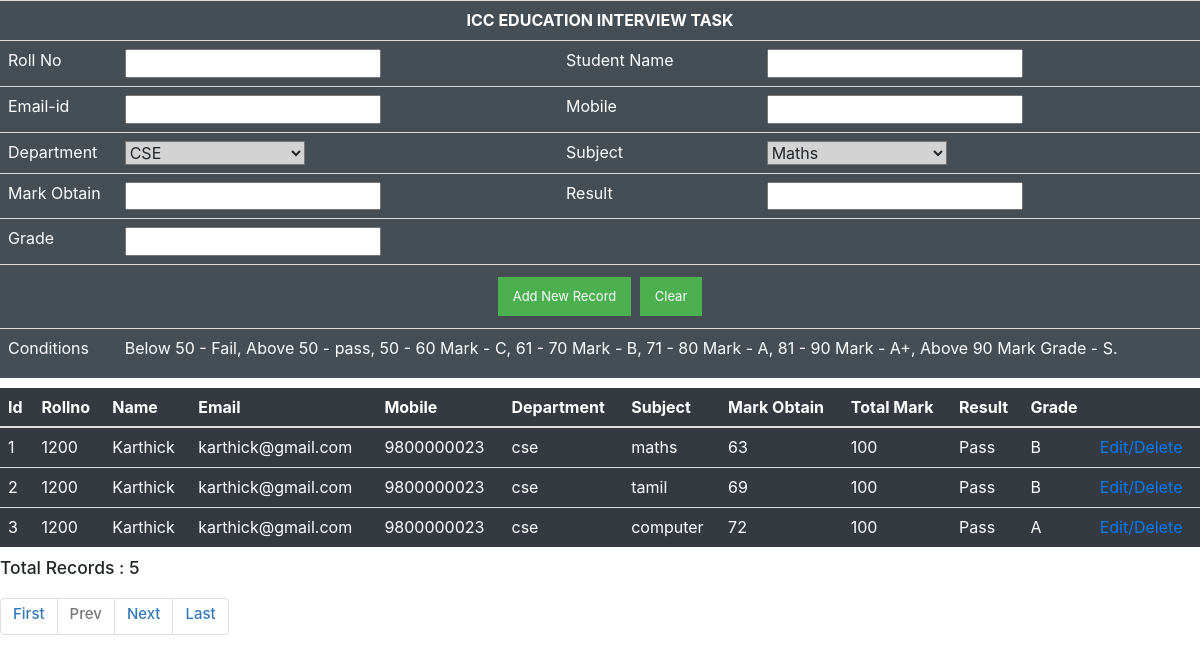
The page / on the database its author committed.
### tables this page shows
CREATE TABLE `students` (
  `id` int(10) NOT NULL AUTO_INCREMENT,
  `rollno` int(10) DEFAULT NULL,
  `name` varchar(100) DEFAULT NULL,
  `email` varchar(100) DEFAULT NULL,
  `mobile` varchar(100) DEFAULT NULL,
  `dept` varchar(100) DEFAULT NULL,
  PRIMARY KEY (`id`)
);

CREATE TABLE `results` (
  `id` int(10) NOT NULL AUTO_INCREMENT,
  `rollno` int(10) DEFAULT NULL,
  `subject` varchar(100) DEFAULT NULL,
  `total_mark` int(10) DEFAULT NULL,
  `mark_obtain` int(10) DEFAULT NULL,
  `result` varchar(10) DEFAULT NULL,
  `grade` varchar(100) DEFAULT NULL,
  PRIMARY KEY (`id`)
);

### index.php (the view, shortened to what this page needs)
<html>
<head>
    <link rel="stylesheet" href="https://maxcdn.bootstrapcdn.com/bootstrap/3.3.7/css/bootstrap.min.css">
<link rel="stylesheet" href="https://stackpath.bootstrapcdn.com/bootstrap/4.5.2/css/bootstrap.min.css">
<link rel="stylesheet" href="https://maxcdn.bootstrapcdn.com/font-awesome/4.7.0/css/font-awesome.min.css">
</head>
<body>
    <?php
		include 'new.php';
        if (isset($_GET['pageno'])) {
            $pageno = $_GET['pageno'];
        } else {
            $pageno = 1;
        }
        $no_of_records_per_page = 3;
        $offset = ($pageno-1) * $no_of_records_per_page;
        $conn = mysqli_connect('localhost', 'root', '', 'test');
        $total_pages_sql = "SELECT COUNT(*) FROM students s, results r where s.rollno = r.rollno";
        $result = mysqli_query($conn,$total_pages_sql);
        $total_rows = mysqli_fetch_array($result)[0];
        $total_pages = ceil($total_rows / $no_of_records_per_page);
        $sql = "SELECT r.id, s.rollno, s.name, s.email, s.mobile, s.dept, r.subject, r.total_mark, r.mark_obtain, r.result, r.grade
				FROM students s, results r
				WHERE s.rollno = r.rollno
				ORDER BY r.id ASC
				LIMIT $offset, $no_of_records_per_page";
        $res_data = mysqli_query($conn,$sql);
		?>
		<table class="table table-dark">
            <thead>
                <tr >
                    <th scope="col">Id</th>
                    <th scope="col">Rollno</th>
                    <th scope="col">Name</th>
                    <th scope="col">Email</th>
                    <th scope="col">Mobile</th>
                    <th scope="col">Department</th>
                    <th scope="col">Subject</th>
                    <th scope="col">Mark Obtain</th>
                    <th scope="col">Total Mark</th>
                    <th scope="col">Result</th>
                    <th scope="col">Grade</th>
                    <th scope="col"></th>
                </tr>
            </thead>
            <tbody>
		<?php
        while($row = mysqli_fetch_array($res_data))
		{
            $id 			= $row['id'];
            $rollno 		= $row['rollno'];
            $name 			= $row['name'];
            $email 			= $row['email'];
            $mobile 		= $row['mobile'];
            $dept 			= $row['dept'];
            $subject 		= $row['subject'];
            $mark_obtain 	= $row['mark_obtain'];
            $total_mark 	= $row['total_mark'];
            $result 		= $row['result'];
            $grade 			= $row['grade'];
			?>
                <tr>
                    <td><?php echo $id; ?></td>
                    <td><?php echo $rollno; ?></td>
                    <td><?php echo $name; ?></td>
                    <td><?php echo $email; ?></td>
                    <td><?php echo $mobile; ?></td>
                    <td><?php echo $dept; ?></td>
                    <td><?php echo $subject; ?></td>
                    <td><?php echo $mark_obtain; ?></td>
                    <td><?php echo $total_mark; ?></td>
                    <td><?php echo $result; ?></td>
                    <td><?php echo $grade; ?></td>
					<td>
						<a href="edit.php?id=<?php echo $id; ?>&rollno=<?php echo $rollno; ?>&name=<?php echo $name; ?>&email=<?php echo $email; ?> &mobile=<?php echo $mobile; ?>&dept=<?php echo $dept; ?>&subject=<?php echo $subject; ?>">Edit/Delete</a>
					</td>
                </tr>
			<?php
        }
		?>
		</tbody>
			</table>
	<h3>Total Records : <?php echo $total_rows; ?></h3>
    <ul class="pagination">
        <li><a href="?pageno=1"><h4>First</h4></a></li>
        <li class="<?php if($pageno <= 1){ echo 'disabled'; } ?>">
            <a href="<?php if($pageno <= 1){ echo '#'; } else { echo "?pageno=".($pageno - 1); } ?>"><h4>Prev</h4></a>
        </li>
        <li class="<?php if($pageno >= $total_pages){ echo 'disabled'; } ?>">
            <a href="<?php if($pageno >= $total_pages){ echo '#'; } else { echo "?pageno=".($pageno + 1); } ?>"><h4>Next</h4></a>
        </li>
        <li><a href="?pageno=<?php echo $total_pages; ?>"><h4>Last</h4></a></li>
    </ul>
</body>
</html>

### new.php (shortened to what this page needs)
<html>
<head>
</head>
<body>
<form method="post" enctype="multipart/form-data">
<table class="table">
	<tr style="background-color:#454d55;">
		<td colspan="4" align="Center" style="color:#fff"><b>ICC EDUCATION INTERVIEW TASK</b></td>
	</tr>
	<tr style="background-color:#454d55;">
		<td style="color:#fff">Roll No</td>
		<td><input type="text" name="rollno" required></td>
		<td style="color:#fff">Student Name</td>
		<td><input type="text" name="studentname" required /></td>
	</tr>
  <tr style="background-color:#454d55;">
    <td style="color:#fff">Email-id</td>
    <td><input type="email" name="email" required /></td>
	<td style="color:#fff">Mobile</td>
    <td><input type="text" maxlength="10" name="mobile" pattern="[0-9]+" name="m" required /></td>
  </tr>
  <tr style="background-color:#454d55;">
    <td style="color:#fff">Department</td>
    <td>
		<select name="dept" id="dept" style="width:180px;background-color:lightgrey;">
		<option value="cse">CSE</option>
		</select>
	</td>
	<td style="color:#fff">Subject</td>
    <td>
		<select name="subject" id="subject" style="width:180px;background-color:lightgrey;">
		<option value="maths">Maths</option>
		</select>
	</td>
  </tr>
  <tr style="background-color:#454d55;">
    <td style="color:#fff">Mark Obtain</td>
    <td><input type="text" name="mark_obtain" onkeyup="marks(this.value);" /></td>
	 <td style="color:#fff">Result</td>
    <td><input type="text"  id="result" name="result" readonly /></td>
  </tr>
  <tr style="background-color:#454d55;">
    <td style="color:#fff">Grade</td>
    <td colspan="3"><input type="text" id="grade"  name="grade" readonly /></td>
  </tr>
  <tr style="background-color:#454d55;">
	<td colspan="4" align="center"><input type="submit"  class="button button1" name="save" width="50" value="Add New Record"/>
	<input type="reset" id="clear" class="button button2" value="Clear">
	</td>
  </tr>
  <tr style="background-color:#454d55;">
  <td style="color:#fff">
  Conditions
  </td>
  <td colspan="3" style="color:#fff">
  <p>Below 50 - Fail, Above 50 - pass,  50 - 60 Mark - C, 61 - 70 Mark - B, 71 - 80 Mark - A, 81 - 90 Mark - A+, Above 90 Mark Grade - S.</p>
  </td>
  </tr>
</table>
</form>
</body>
</html>

### new.php (style rules this page uses)
.button { background-color: #4CAF50; border: none; color: white; padding: 10px 15px; text-align: center; text-decoration: none; display: inline-block; margin: 4px 2px; cursor: pointer; }
.button1 { font-size: 13px; }
.button2 { font-size: 13px; }

### rows shown on the page
students: results.id "1", rollno "1200", name "Karthick", email "karthick@gmail.com", mobile "9800000023", dept "cse", results.subject "maths", results.mark_obtain "63", results.total_mark "100", results.result "Pass", results.grade "B", results.id "2", results.subject "tamil", results.mark_obtain "69", results.id "3", results.subject "computer", results.mark_obtain "72", results.grade "A"

### other values the page prints
$total_rows "5"
